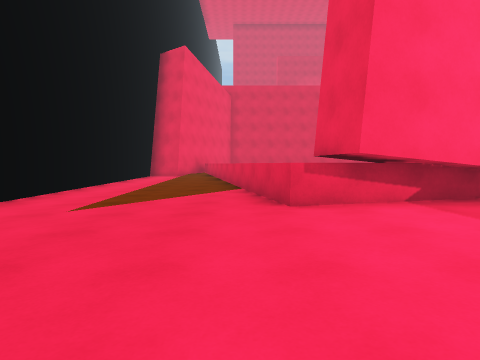
View 1 (above)

16 first-person views from a walk through a Unity game level. The camera is 1.3 m above the floor, tilts 4° down and sees 75° across. The floor is counted in squares, 2 m on a side. Each view is taken from the middle of a square. On the plan, view 1 faces up. The plan holds only what a view shows up to about 10 squares ahead; the rest is blank. The place goes on beyond the plan. The player character is not drawn.

View 2
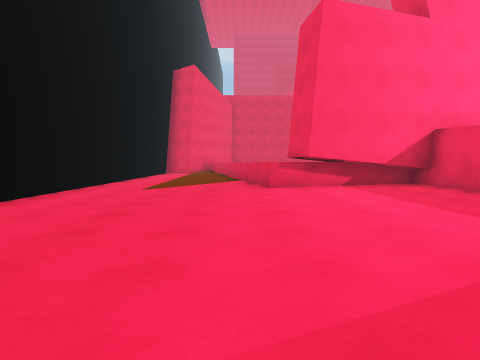

View 3
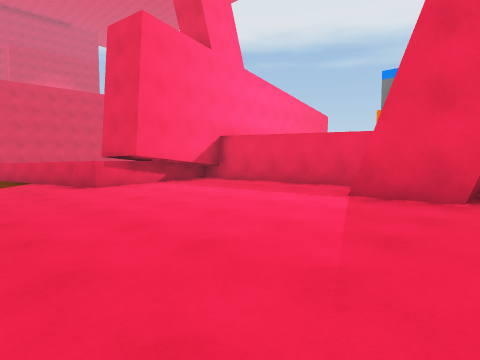

View 4
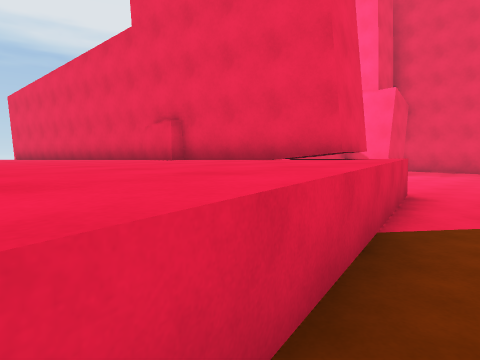

View 5
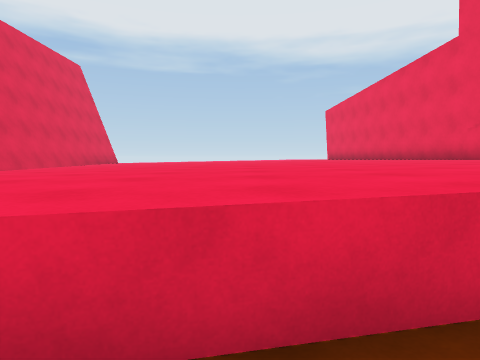

View 6
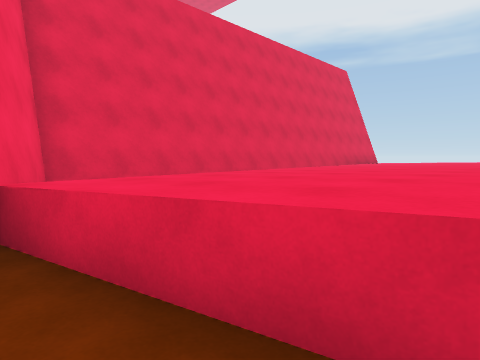

View 7
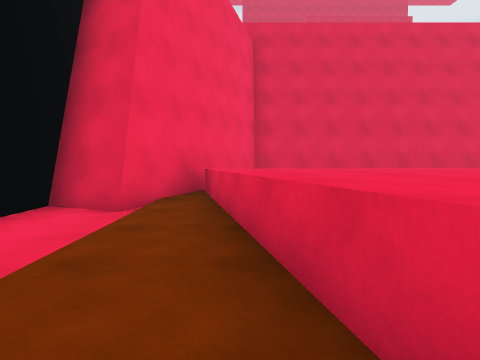

View 8
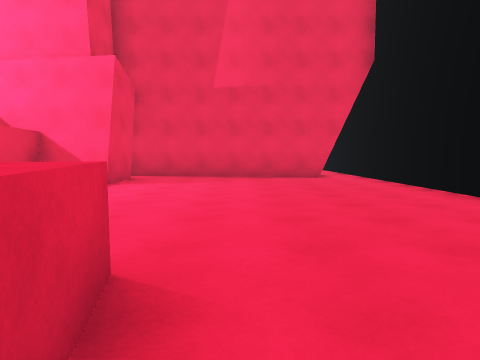

View 9
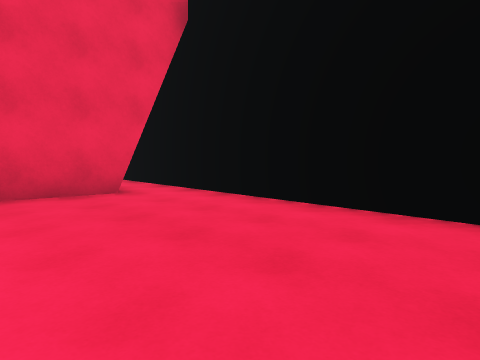

View 10
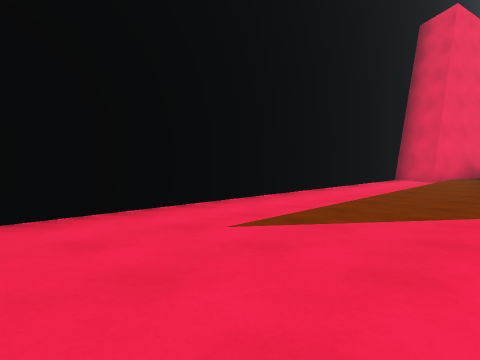

View 11
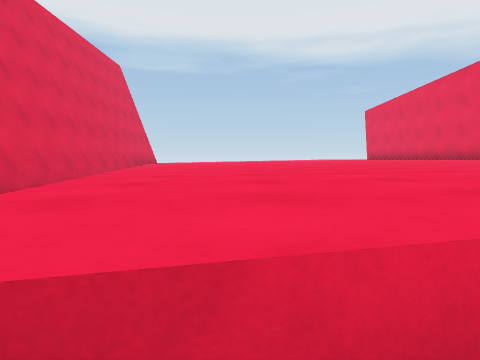

View 12
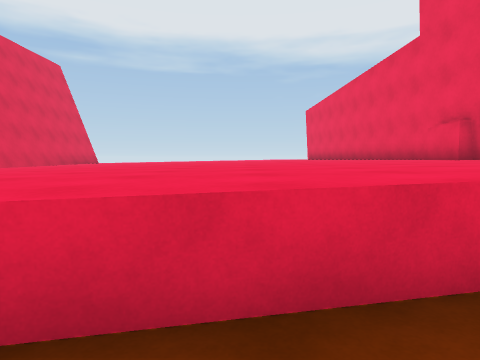

View 13
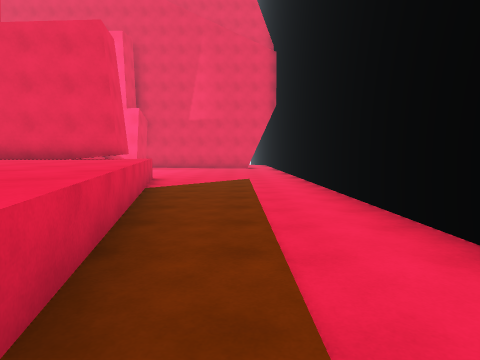

View 14
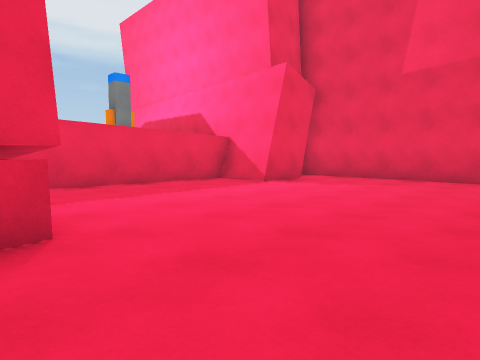

View 15
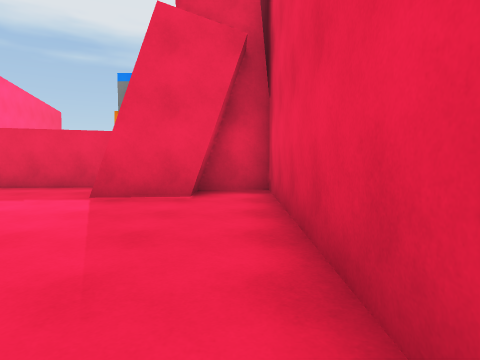

View 16
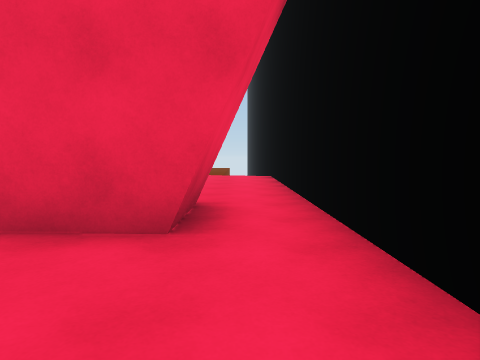

### Floor plan
Key: @ floor where view 1 was taken; # wall or solid block; . main floor; : floor 0.25 m higher than the main floor; - floor 0.25 m lower than the main floor; / step, stairs or slope; ^ raised ledge.
Columns run from 4 left of view 1 to 10 right of it. Each row starts with its distance up from view 1.
 19     #######
 18    ##########
 17    #       ^
 16   ##.^^^^^^^^
 15  ##^^^^^^^^^^
 14 ##.^^^^^^^^^^^
 13 #-.^^^^^^^^^^
 12 #-.^^^^^^^^^
 11 #-..^^^^^^^^^
 10 #-..^^^^^^^^
  9 #-..^^^^^^^^^
  8 #-..^^^^^^^^^^
  7 #-..^^^^^^^^^^^
  6 #-...^^^^^^##
  5 #-...^####
  4 #-.......#
  3 #........#
  2 #........#
  1 #........#
  0 #...@....#
 -1 #......###
 -2 #......##
 -3 #.......#
 -4 #.#######
 -5 #.#
 -6 #..
 -7 #..
 -8 #..
 -9 #..
-10 #..
-11 #/:

Positions as (right, up) in squares from view 1, and headings:
1: (0, 0), facing up
2: (0, -3), facing up
3: (-2, -3), facing up-right
4: (-1, 10), facing down-right
5: (-2, 12), facing right
6: (-2, 12), facing up-right
7: (-1, 9), facing up
8: (0, 6), facing down
9: (0, 2), facing down-left
10: (0, 2), facing up-left
11: (-2, 14), facing right
12: (-2, 11), facing right
13: (-2, 14), facing down
14: (-2, 5), facing down-right
15: (-2, -3), facing right
16: (-3, -1), facing down
